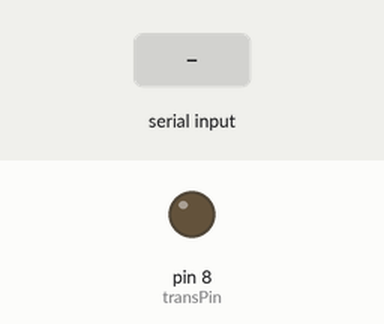
Bench run of a sketch on a simulated Arduino Uno, built with avr-gcc and run on an emulated ATmega328P. Shown: output pins drawn as LEDs (lit = HIGH). The inputs (shaded band) are chosen by the test bench. What the sketch prints to the serial monitor is not drawn.

Above: at 1.2 s.
1.3 s: "1" received over Serial
Timing chart, 0 to 4.3 s (numbered marks = the images above; inputs shaded):
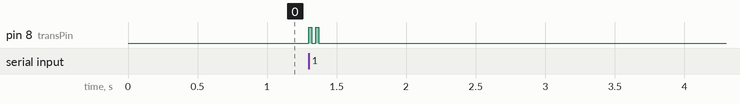

Measured:
- after the input at 1.3 s, pin 8 (transPin): alternates HIGH for 0.02 s and LOW for 0.03 s, 4 changes in all, then stays LOW, starting at once

The sketch:

Transmitter.ino
```cpp
//Transmitter Code
#include <elapsedMillis.h>
#include <SD.h>

const unsigned long INTERVAL = 10000; //30000
int i=0;
elapsedMicros timer0;
File file;
int CS_PIN = 10;


void setup() {

  int transPin = 8;
  int baudrate = 9600;
  pinMode(transPin, OUTPUT);//light output port
  Serial.begin(baudrate);
  Serial.print("Transmission Pin: ");
  Serial.println(transPin);
  /*
  char fileName[] = "text.txt";
  delay(10000);
  Serial.println("Sending file...");
  //Send Data

  sendFile(fileName);
  Serial.println("File Sent!");
  */


}


int  sendFile (char input[])
{
   initializeSD();
   openFile(input);
   //send file size
   unsigned long fileSize = file.size();
   byte buf[4];
   buf[0] = (byte) fileSize & 0xFF;
   buf[1] = (byte) (fileSize >> 8) & 0xFF;
   buf[2] = (byte) (fileSize >> 16) & 0xFF;
   buf[3] = (byte) (fileSize >> 24) & 0xFF;
   for(int i = 0; i < 4; i++)
   {
    Serial.println(buf[i]);
    sendValue(buf[i]);
   }
   int lengthName =strlen(input);
   sendValue((byte)lengthName);
   for(i=0;i<lengthName;i++)
   sendValue(input[i]);
   //send data
   while(file.available())
   {
      sendValue(file.read());
   }
   file.close();
   return 0;
}


char sendChar;

void loop() {

  if (Serial.available()) {
    sendChar = Serial.read();
    sendValue(sendChar);
    Serial.print(sendChar);
  }

}

void sendValue(byte valToSend)
{
  //Send start bit
  digitalWrite(8, HIGH);
  timer0 = 0;
  byte b;
  //Send actual value
  for(int i = 0; i < 8; i++)
  {
      b = valToSend%2;
      valToSend=valToSend/2;
      //Delay until time to send
      while(timer0 < INTERVAL)
      {
      }
      if(b==1)
      {
        digitalWrite(8, HIGH);
      }
      else
      {
        digitalWrite(8, LOW);
      }
      timer0 = 0;
  }
  while(timer0< INTERVAL)
  {}//Busy wait on last bit
  //Send stop bit
  digitalWrite(8, LOW);
  timer0 = 0;
  while(timer0 < INTERVAL)
  {
  }//Delay on stop bit

}

void initializeSD()
{
  Serial.println("Initializing SD card...");
  pinMode(CS_PIN, OUTPUT);

  if (SD.begin())
  {
    Serial.println("SD card is ready to use.");
  } else
  {
    Serial.println("SD card initialization failed");
    return;
  }
}

int openFile(char filename[])
{
  file = SD.open(filename);
  if (file)
  {
    Serial.println("File opened with success!");
    return 1;
  } else
  {
    Serial.println("Error opening file...");
    return 0;
  }
}
```
